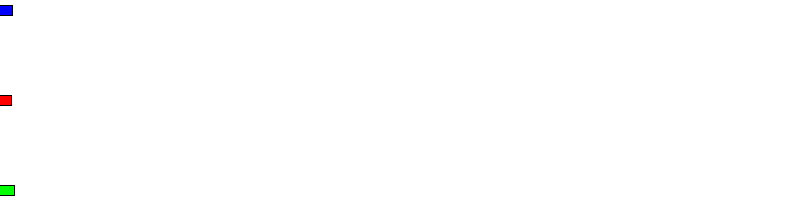
Frame 1 (no input)
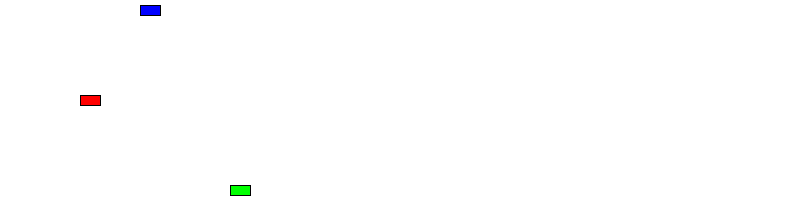
Frame 60 (the mouse pressed at the canvas centre just before this capture)
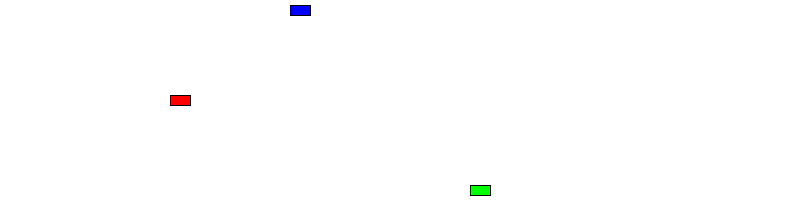
Frame 120 (the mouse held since frame 60 and released just before this capture)

The Processing sketch that drew these frames (run headless with seeded random() and noise(); from frame 60 on, the mouse is pressed at the canvas centre):

// Processing sketch: processing_166312
// ── processing_166312.pde

Car myCar; 
Car myCar2;
Car myCar3;

int direction = 1;
float r;
float g;
float b;

void setup() {
  size(800, 200);
  myCar = new Car(color(255, 0, 0), 0, 100, 1.5); 
  myCar2 = new Car(color(0, 0, 255), 0, 10, 2.5);
  myCar3 = new Car(color(0, 255, 0), 0, 190, 4);
}

void draw() {
  r = random(255);
  g = random(255);
  b = random(255);
  background(255);
  myCar.move();
  myCar.display();
  myCar2.move();
  myCar2.display();
  myCar3.move();
  myCar3.display();
  
  if (myCar.xpos > width-20 ||  myCar2.xpos > width-20 || myCar3.xpos > width-20){
    myCar.xspeed = myCar.xspeed*-1;
    myCar2.xspeed = myCar2.xspeed*-1;
    myCar3.xspeed = myCar3.xspeed*-1;
  }
  if((myCar.xpos > width-20) || (myCar.xpos <0)){
    myCar.c = color(r,g,b);
  }
  if((myCar2.xpos > width-20) || (myCar2.xpos <0)){
    myCar2.c = color(r,g,b);
  }
  if((myCar3.xpos > width-20) || (myCar3.xpos <0)){
    myCar3.c = color(r,g,b);
  }
}




class Car { 
  color c; 
  float xpos;
  float ypos;
  float xspeed;
  int r;
  int g;
  int b;

  Car (color tempC, float tempXpos, float tempYpos, float tempXspeed) { // A constructor.
    c = tempC;
    xpos = tempXpos;
    ypos = tempYpos;
    xspeed = tempXspeed;
  }

  void display() { 
    rectMode(CENTER);
    stroke(0);
    if (xpos > width-20){
    r = int(random(255));
    g = int(random(255));
    b = int(random(255));
    }
    fill(c);
    rect(xpos,ypos,20,10);
  }

  void move() { // Function.
    xpos = xpos + xspeed;
    if (xpos > width) {
      xspeed = -xspeed;
      c = (int)random(c);
    } else if (xpos < 0){
      xspeed = -xspeed;
      c = (int)random(c);
  if (myCar.xpos>width-10||myCar.xpos<0+10||
      myCar2.xpos>width||myCar2.xpos<0||
      myCar3.xpos>width||myCar3.xpos<0) {
      }
    }}
}
